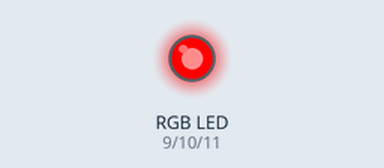
The sketch below on a simulated Arduino Uno, built with avr-gcc and run on an emulated ATmega328P. Shown: an RGB LED mixed from three pins (HIGH = lit).

Above: at 0.1 s.
At 0.5 s:
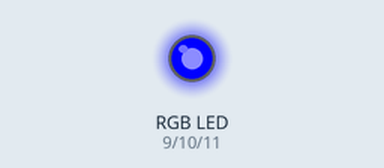
At 0.7 s:
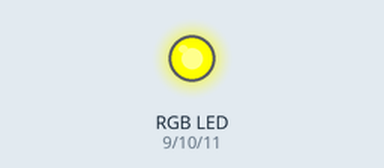
At 1.3 s:
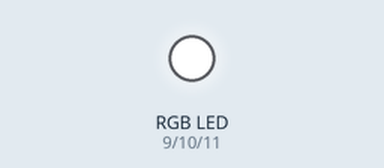
At 2.3 s:
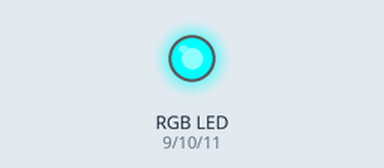
At 3.1 s:
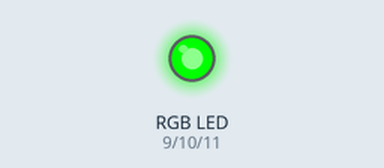
Timing chart, 0 to 3.4 s (numbered marks = the images above):
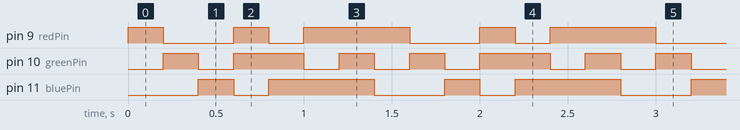

The sketch:

lightchaser2.ino
```cpp
// Define pin numbers for the RGB LED
const int redPin = 9;       // Pin connected to the red component of the RGB LED
const int greenPin = 10;    // Pin connected to the green component of the RGB LED
const int bluePin = 11;     // Pin connected to the blue component of the RGB LED

// Define the delay time for the chaser effect
const int delayTime = 200;  // Delay time in milliseconds

void setup() {
  // Initialize the RGB LED pins as outputs
  pinMode(redPin, OUTPUT);
  pinMode(greenPin, OUTPUT);
  pinMode(bluePin, OUTPUT);
}

void loop() {
  // Chaser effect: Red
  setColor(255, 0, 0);       // Set the LED to red
  delay(delayTime);          // Wait for the specified delay
  setColor(0, 0, 0);         // Turn off the LED

  // Chaser effect: Green
  setColor(0, 255, 0);       // Set the LED to green
  delay(delayTime);          // Wait for the specified delay
  setColor(0, 0, 0);         // Turn off the LED

  // Chaser effect: Blue
  setColor(0, 0, 255);       // Set the LED to blue
  delay(delayTime);          // Wait for the specified delay
  setColor(0, 0, 0);         // Turn off the LED

  // Chaser effect: Yellow
  setColor(255, 255, 0);     // Set the LED to yellow
  delay(delayTime);          // Wait for the specified delay
  setColor(0, 0, 0);         // Turn off the LED

  // Chaser effect: Cyan
  setColor(0, 255, 255);     // Set the LED to cyan
  delay(delayTime);          // Wait for the specified delay
  setColor(0, 0, 0);         // Turn off the LED

  // Chaser effect: Magenta
  setColor(255, 0, 255);     // Set the LED to magenta
  delay(delayTime);          // Wait for the specified delay
  setColor(0, 0, 0);         // Turn off the LED

  // Chaser effect: White
  setColor(255, 255, 255);   // Set the LED to white
  delay(delayTime);          // Wait for the specified delay
  setColor(0, 0, 0);         // Turn off the LED
}

// Function to set the RGB LED color using PWM
void setColor(int red, int green, int blue) {
  analogWrite(redPin, red);   // Set the red component of the RGB LED
  analogWrite(greenPin, green); // Set the green component of the RGB LED
  analogWrite(bluePin, blue);  // Set the blue component of the RGB LED
}
```

Measured:
- by itself, pin 9 (redPin): repeats every 1.4 s: LOW 0.40 s, HIGH 0.20 s, LOW 0.20 s, HIGH 0.60 s
- by itself, pin 10 (greenPin): repeats every 1.4 s: LOW 0.20 s, HIGH 0.40 s, 2 × (LOW 0.20 s, HIGH 0.20 s)
- by itself, pin 11 (bluePin): repeats every 1.4 s: LOW 0.20 s, HIGH 0.60 s, LOW 0.40 s, HIGH 0.20 s
